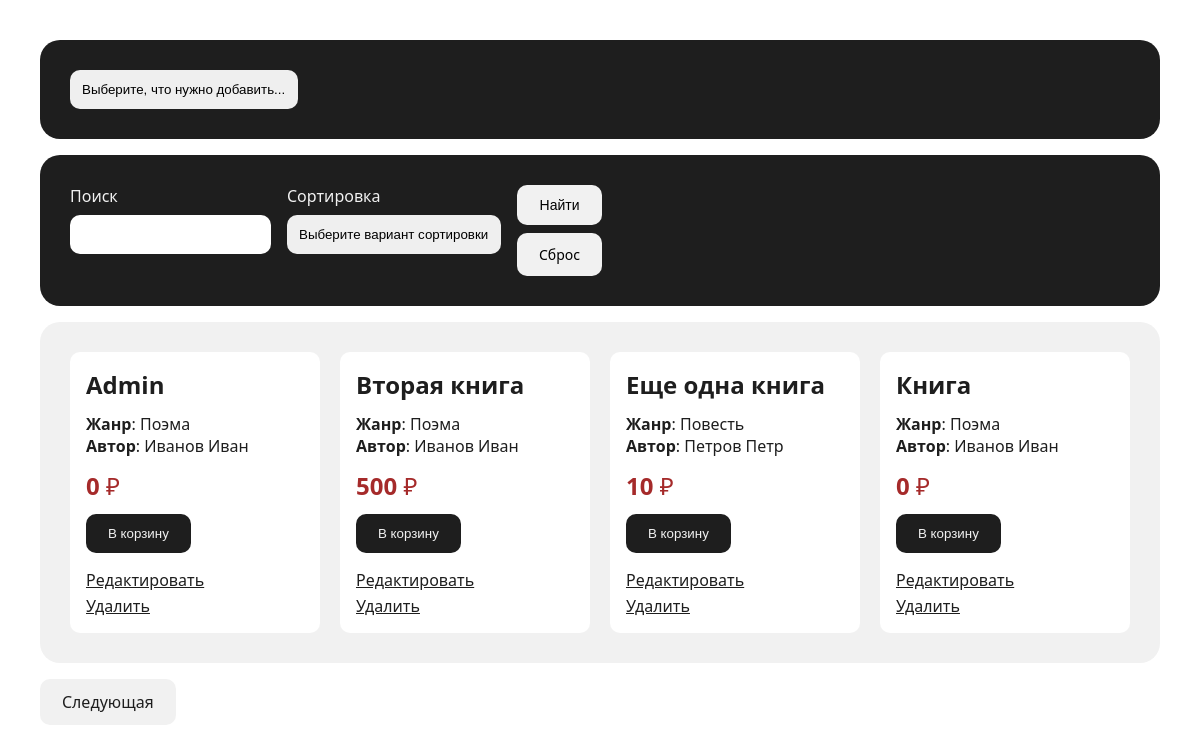
The app's page / (signed in), older data.
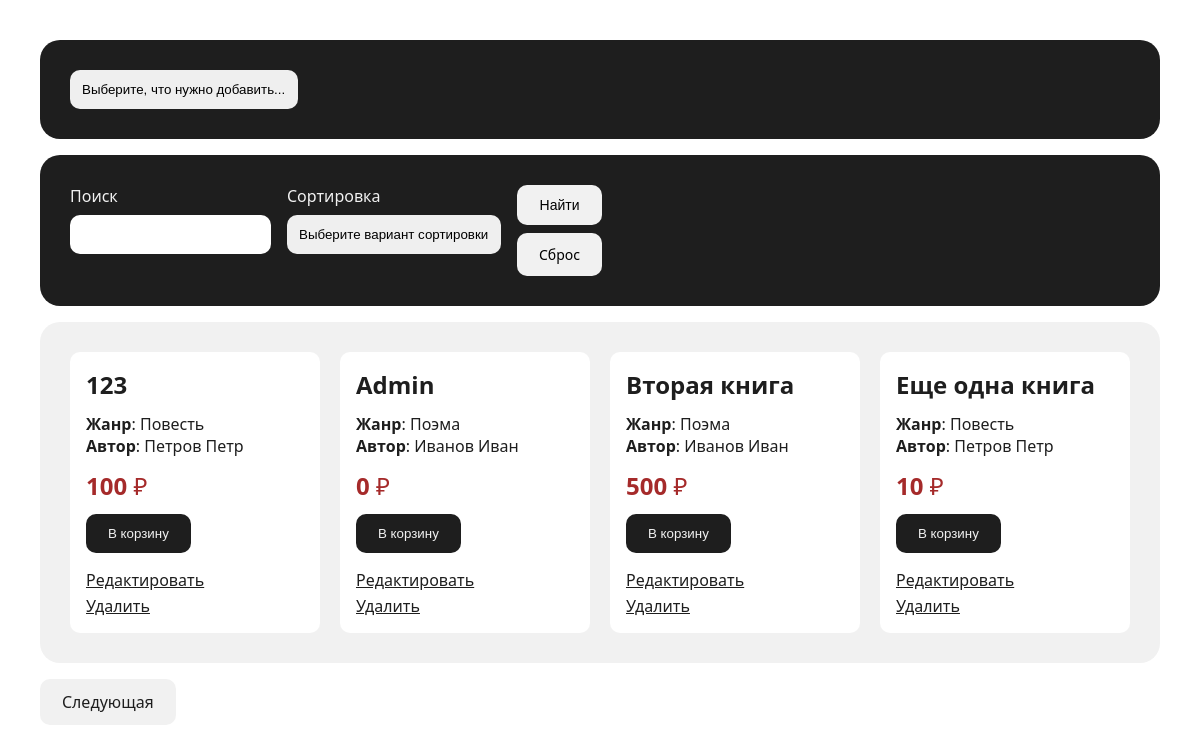
The same page, newer data.
### books/models.py (models this page shows, shortened)
class Book(models.Model):
    name = models.CharField(max_length=255, verbose_name="Название")
    description = models.TextField(verbose_name="Описание")
    year = models.PositiveIntegerField(verbose_name="Год")
    price = models.PositiveIntegerField(verbose_name="Цена", default=0)
    content = models.FileField(upload_to='books/data/contents', verbose_name="Текст книги", blank=True)
    front_cover = models.FileField(upload_to='books/data/images', verbose_name="Обложка книги", blank=True)
    language = models.ForeignKey(Language, on_delete=models.PROTECT, related_name="books", verbose_name="Язык")
    genre = models.ForeignKey(Genre, on_delete=models.PROTECT, related_name="books", verbose_name="Жанр")
    author = models.ForeignKey(Author, on_delete=models.PROTECT, related_name="books", verbose_name="Автор")
    updated_at = models.DateField(auto_now=True, verbose_name="Последнее обновление")
    created_at = models.DateField(auto_now_add=True, verbose_name="Дата создания")

class Genre(models.Model):
    name = models.CharField(max_length=255, verbose_name="Название")
    created_at = models.DateField(auto_now_add=True, verbose_name="Дата создания")
    def __str__(self):
        return self.name

class Author(models.Model):
    first_name = models.CharField(max_length=255, verbose_name="Имя")
    middle_name = models.CharField(max_length=255, blank=True, verbose_name="Отчество")
    last_name = models.CharField(max_length=255, verbose_name="Фамилия")
    updated_at = models.DateField(auto_now=True, verbose_name="Последнее обновление")
    created_at = models.DateField(auto_now_add=True, verbose_name="Дата создания")
    def __str__(self):
        return f"{self.last_name} {self.first_name} {self.middle_name}"

### books/views.py (the view, shortened to what this page needs)
# urls.py: path('', books_page, name='books'),
def books_page(req):
    user_role = get_user_role(req.user)
    books = Book.objects.select_related('author')
    if user_role in ['manager', 'admin']:
        search_value = req.GET.get('search', '')
        sort_by = req.GET.get('sort', 'name-asc')
        match sort_by:
            case 'name-asc':
                books = books.order_by('name')
            case 'name-desc':
                books = books.order_by('-name')
            case 'price-asc':
                books = books.order_by('price')
            case 'price-desc':
                books = books.order_by('-price')
    paginator = Paginator(books, 4)
    page_num = req.GET.get('page')
    page_obj = paginator.get_page(page_num)
    return render(req, "index.html", context={
        "user_role": user_role,
        "page_obj": page_obj,
        "books": books,
        "sort": sort_by,
        "search_value": search_value,
    })

### books/views.py (called while the page is built)
def get_user_role(user):
    if not user.is_authenticated:
        return 'gust'
    if user.is_superuser:
        return 'admin'
    return 'user'

### books/templates/index.html (shortened to what this page needs)
{% extends "base.html" %}
{% block content %}
  {% if user_role in 'manager,admin' %}
  <div class="block block-row bg-dark">
    <select name="create" class="selector" onchange="window.location.href = this.value">
      <option disabled selected>Выберите, что нужно добавить...</option>
    </select>
  </div>
  {% endif %}
  {% if user_role not in 'gust' %}
  <div class="block block-row bg-dark">
    <form method="get" class="block-row">
      <div class="form-field">
        <label for="search" class="form-label">Поиск</label>
        <input type="text" name="search" id="search" class="input" />
      </div>
      <div class="form-field">
        <label for="sort" class="form-label">Сортировка</label>
        <select name="sort" id="sort" class="selector">
          <option disabled selected>Выберите вариант сортировки</option>
        </select>
      </div>
      <div class="form-field">
        <button type="submit" class="btn form-btn dark">Найти</button>
        <a href="{% url 'main:books' %}" class="btn form-btn">Сброс</a>
      </div>
    </form>
  </div>
  {% endif %}
  <div class="books block bg-light">
    {% for book in page_obj %}
    <div class="book">
      <div class="book-title dark"><b>{{ book.name }}</b></div>
      <div class="dark"><b>Жанр</b>: {{ book.genre }}</div>
      <div class="dark"><b>Автор</b>: {{ book.author }}</div>
      <div class="book-title book-price"><b>{{ book.price }}</b> &#8381;</div>
      <button class="btn bg-dark light">В корзину</button>
      {% if user_role in 'manager,admin' %}
      <div class="book-actions">
        <a href="/books/update/{{ book.id }}" class="book-link dark">Редактировать</a>
        <a href="#" class="book-link dark">Удалить</a>
      </div>
      {% endif %}
    </div>
    {% empty %}
    <div>Пусто</div>
    {% endfor %}
  </div>
  {% if page_obj.has_other_pages %}
  <div class="block-row">
    {% if page_obj.has_next %}
    <a
      href="?page={{ page_obj.next_page_number }}{% if search_value %}&search={{ search_value }}{% endif %}{% if sort %}&sort={{ sort }}{% endif %}"
      class="btn bg-light dark"
    >
      Следующая
    </a>
    {% endif %}
  </div>
  {% endif %}
{% endblock content%}

### books/templates/base.html (shortened to what this page needs)
<!doctype html>
<html lang="ru">
  <head>
  </head>
  <body>
    <div class="container">{% block content %}{% endblock %}</div>
  </body>
</html>

### books/templates/base.html (style rules this page uses)
body { margin: 0; padding: 0; box-sizing: border-box; font-family: 'Segoe UI', Tahoma, Geneva, Verdana, sans-serif; font-size: 16px; font-weight: 400; }
.bg-dark { background: #1e1e1e; }
.bg-light { background: #f1f1f1; }
.dark { color: #1e1e1e; }
.light { color: #f1f1f1; }
.block { padding: 30px; border-radius: 20px; }
.block-row { display: flex; flex-wrap: wrap; gap: 16px; }
.selector, form select { padding: 12px; border-radius: 10px; appearance: none; border: none; }
.input, form input { padding: 12px; border-radius: 10px; border: none; }
.btn { display: block; padding: 12px 22px; border-radius: 10px; text-decoration: none; cursor: pointer; border: none; }
.container { margin: 0 auto; padding: 40px; display: flex; flex-direction: column; gap: 16px; }

### books/templates/index.html (style rules this page uses)
.books { display: grid; grid-template-columns: repeat(4, 1fr); gap: 20px; }
.book { padding: 16px; column-count: 1; border-radius: 10px; background: #ffffff; }
.book-title { font-size: 24px; margin-bottom: 12px; }
.book-price { margin-top: 12px; color: brown; }
.book-actions { display: flex; flex-direction: column; gap: 4px; margin-top: 16px; }
.book-link { display: block; }
.form-field { display: flex; flex-direction: column; gap: 8px; }
.form-label { color: #f1f1f1; }
.form-btn { font-size: 14px; background: #f1f1f1; color: black; }

Row changes from the older to the newer data that the page shows:
no longer on this page (row unchanged): Book: name "Книга", genre "Поэма", author "Иванов Иван", price "0"
added Book: name "123", genre "Повесть", author "Петров Петр", price "100"
